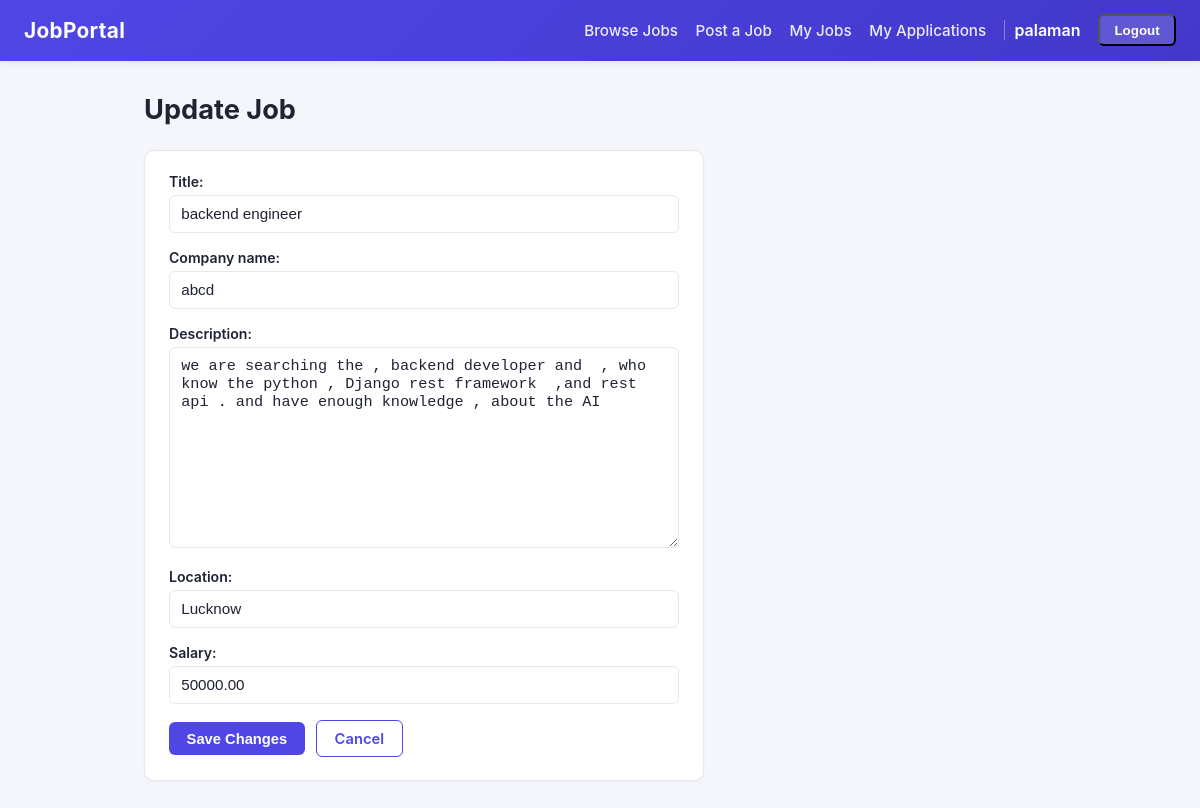
Page /job/update/2/ (signed in) on the committed database.
### accounts/models.py (models this page shows, shortened)
class CustomUser(AbstractUser):
    ROLL_CHOICES = [
        ('jobseeker', 'Job Seeker'),
        ('employer', 'Employer'),
    ]
    roll = models.CharField(max_length=20, choices=ROLL_CHOICES, default='jobseeker')

### job/models.py (models this page shows, shortened)
class Job(models.Model):
    title = models.CharField(max_length=100)
    company_name = models.CharField(max_length=100)
    description = models.TextField(max_length=2000)
    location = models.CharField(max_length=100)
    salary = models.DecimalField(max_digits=10, decimal_places=2)
    posted_by = models.ForeignKey(settings.AUTH_USER_MODEL, on_delete=models.CASCADE)
    date_posted = models.DateTimeField(auto_now_add=True)
    class Meta:
        ordering = ['-date_posted']

### job/views.py (the view, shortened to what this page needs)
# urls.py: path("update/<int:pk>/", JobUpdateView.as_view(), name="job_update"),
class JobUpdateView(LoginRequiredMixin, UpdateView):
    model = Job
    form_class = JobForm
    template_name = "job_update.html"
    def get_queryset(self):
        return Job.objects.filter(posted_by=self.request.user)

### job/forms.py
class JobForm(forms.ModelForm):
    class Meta:
        model = Job
        fields = ["title", "company_name", "description", "location", "salary"]

### job/templates/job_update.html (shortened to what this page needs)
{% extends "base.html" %}
{% block content %}
<div class="page-header">
    <h1>Update Job</h1>
</div>
<div class="card form-card">
    <form method="post">
        {{ form.as_p }}
        <div class="form-actions">
            <button type="submit" class="btn btn-primary">Save Changes</button>
            <a class="btn btn-outline" href="{% url 'job_detail' object.pk %}">Cancel</a>
        </div>
    </form>
</div>
{% endblock %}

### templates/base.html (shortened to what this page needs)
<!DOCTYPE html>
<html lang="en">
<head>
</head>
<body>
    <nav class="navbar">
        <a class="brand" href="{% url 'job_list' %}">JobPortal</a>
        <div class="nav-links">
            <a href="{% url 'job_list' %}">Browse Jobs</a>
            {% if user.is_authenticated %}
                <a href="{% url 'job_create' %}">Post a Job</a>
                <a href="{% url 'my_jobs' %}">My Jobs</a>
                <a href="{% url 'my_applications' %}">My Applications</a>
                <span class="nav-user">{{ user.username }}</span>
                <form method="post" action="{% url 'logout' %}" style="display:inline;">
                <button type="submit" class="btn-logout">Logout</button>
                </form>
            {% else %}
                <a href="{% url 'login' %}">Login</a>
                <a class="btn-signup" href="{% url 'signup' %}">Sign Up</a>
            {% endif %}
        </div>
    </nav>
    <div class="container">
        {% block content %}{% endblock %}
    </div>
</body>
</html>

### templates/base.html (style rules this page uses)
:root { --primary: #4f46e5; --primary-dark: #4338ca; --bg: #f5f6fb; --card: #ffffff; --text: #1f2333; --muted: #6b7280; --border: #e5e7eb; --danger: #dc2626; --danger-dark: #b91c1c; --success-bg: #ecfdf5; --success-text: #047857; }
* { box-sizing: border-box; }
body { margin: 0; font-family: -apple-system, BlinkMacSystemFont, "Segoe UI", Roboto, Helvetica, Arial, sans-serif; background: var(--bg); color: var(--text); min-height: 100vh; }
a { color: var(--primary); text-decoration: none; }
.navbar { background: linear-gradient(135deg, var(--primary), var(--primary-dark)); padding: 0.9rem 1.5rem; display: flex; align-items: center; justify-content: space-between; flex-wrap: wrap; gap: 0.75rem; box-shadow: 0 2px 8px rgba(0,0,0,0.08); }
.navbar .brand { color: #fff; font-size: 1.3rem; font-weight: 700; letter-spacing: 0.3px; }
.nav-links { display: flex; align-items: center; gap: 1.1rem; flex-wrap: wrap; }
.nav-links a { color: rgba(255,255,255,0.9); font-weight: 500; font-size: 0.95rem; }
.nav-links .nav-user { color: #fff; font-weight: 600; padding-left: 0.6rem; border-left: 1px solid rgba(255,255,255,0.35); }
.nav-links .btn-logout { background: rgba(255,255,255,0.15); padding: 0.4rem 0.9rem; border-radius: 6px; color: #fff; font-weight: 600; }
.container { max-width: 960px; margin: 0 auto; padding: 2rem 1.5rem 3rem; }
.page-header { display: flex; align-items: center; justify-content: space-between; flex-wrap: wrap; gap: 1rem; margin-bottom: 1.5rem; }
.page-header h1 { margin: 0; font-size: 1.7rem; }
.btn { display: inline-block; padding: 0.55rem 1.1rem; border-radius: 6px; font-weight: 600; font-size: 0.92rem; border: none; cursor: pointer; text-decoration: none; }
.btn-primary { background: var(--primary); color: #fff; }
.btn-outline { background: #fff; color: var(--primary); border: 1px solid var(--primary); }
.card { background: var(--card); border: 1px solid var(--border); border-radius: 10px; padding: 1.4rem 1.5rem; margin-bottom: 1rem; box-shadow: 0 1px 3px rgba(0,0,0,0.04); }
form p { margin: 0 0 1rem; }
form label { display: block; font-weight: 600; font-size: 0.88rem; margin-bottom: 0.3rem; color: var(--text); }
form input, form textarea, form select { width: 100%; padding: 0.6rem 0.7rem; border: 1px solid var(--border); border-radius: 6px; font-size: 0.95rem; background: #fff; color: var(--text); }
form textarea { min-height: 120px; resize: vertical; }
.form-card { max-width: 560px; }
.form-actions { display: flex; gap: 0.7rem; align-items: center; margin-top: 0.5rem; }

### rows in the picture
CustomUser: username "palaman"
Job: title "backend engineer", company_name "abcd", description "we are searching the , backend developer and , who know the python , Django rest framework ,and rest api . and have enough knowledge , about the AI", location "Lucknow", salary "50000.00"
